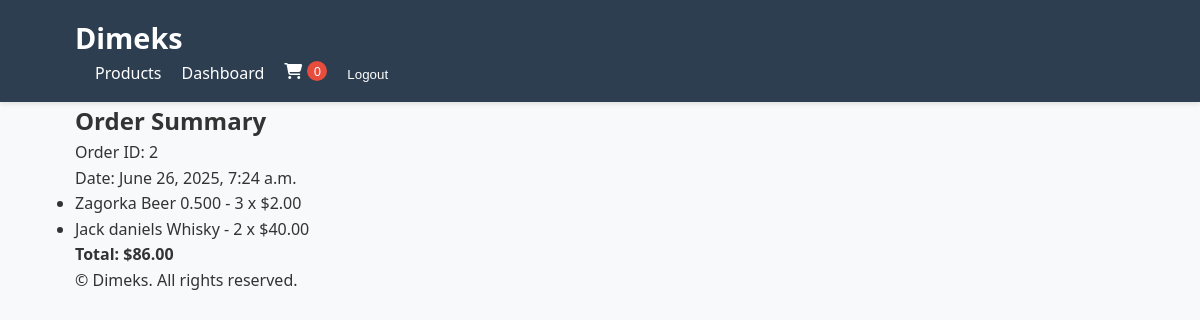
The page /orders/summary/2/ (signed in) on the database its author committed.
### orders/models.py (models this page shows, shortened)
class Order(models.Model):
    user = models.ForeignKey(User, on_delete=models.CASCADE)
    created_at = models.DateTimeField(auto_now_add=True)

class OrderItem(models.Model):
    order = models.ForeignKey(Order, on_delete=models.CASCADE, related_name='items')
    product = models.ForeignKey(Product, on_delete=models.CASCADE)
    quantity = models.PositiveIntegerField()
    price = models.DecimalField(max_digits=8, decimal_places=2)

### products/models.py (models this page shows, shortened)
class Product(models.Model):
    CATEGORY_CHOICES = [
        ('alcoholic', 'Alcoholic'),
        ('non-alcoholic', 'Non-Alcoholic'),
        ('water', 'Water'),
        ('beer', 'Beer'),
        ('juice', 'Juice'),
        ('carbonated', 'Carbonated'),
        ('keg', 'Keg'),
    ]
    name = models.CharField(max_length=100)
    description = models.TextField()
    price = models.DecimalField(max_digits=8, decimal_places=2)
    image = models.ImageField(upload_to='products/', blank=True, null=True)
    category = models.CharField(max_length=20, choices=CATEGORY_CHOICES)
    in_stock = models.BooleanField(default=True)

### orders/views.py (the view)
# urls.py: path('summary/<int:order_id>/', views.order_summary, name='order_summary'),
@login_required
def order_summary(request, order_id):
    order = get_object_or_404(Order, pk=order_id, user=request.user)
    total = sum(item.quantity * item.price for item in order.items.all())
    return render(request, 'orders/order_summary.html', {'order': order, 'total': total})

### templates/orders/order_summary.html
{% extends 'base.html' %}
{% block content %}
<h2>Order Summary</h2>
<p>Order ID: {{ order.id }}</p>
<p>Date: {{ order.created_at }}</p>
<ul>
    {% for item in order.items.all %}
        <li>{{ item.product.name }} - {{ item.quantity }} x ${{ item.price }}</li>
    {% endfor %}
</ul>
<p><strong>Total: ${{ total }}</strong></p>
{% endblock %}

### static/css/styles.css (style rules this page uses)
:root { --primary-color: #2c3e50; --secondary-color: #3498db; --accent-color: #e74c3c; --light-color: #ecf0f1; --dark-color: #34495e; --success-color: #2ecc71; }
* { margin: 0; padding: 0; box-sizing: border-box; }
body { font-family: 'Segoe UI', Tahoma, Geneva, Verdana, sans-serif; background-color: #f8f9fa; color: #333; line-height: 1.6; }

### rows shown on the page
Order: id "2", created_at "June 26, 2025, 7:24 a.m."
OrderItem: product.name "Zagorka Beer 0.500", quantity "3", price "2.00"
OrderItem: product.name "Jack daniels Whisky", quantity "2", price "40.00"

### other values the page prints
{{ total }} "86.00"
